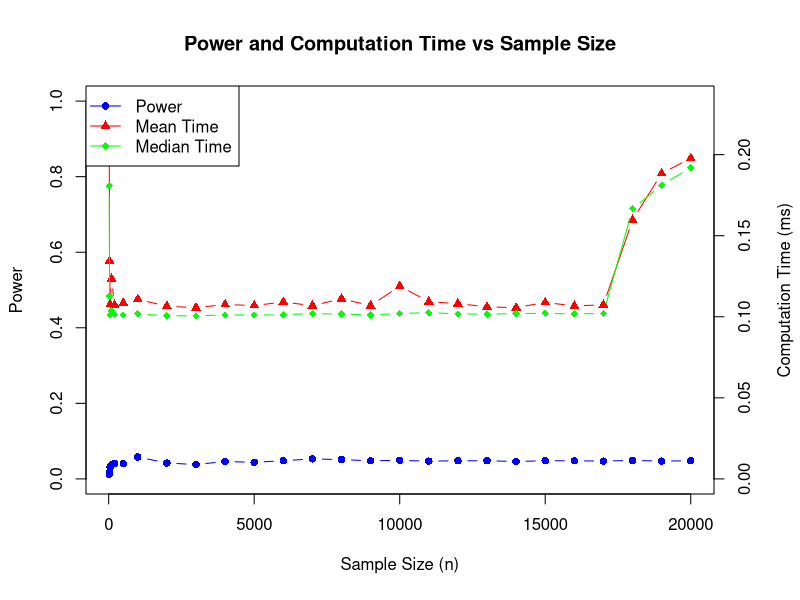
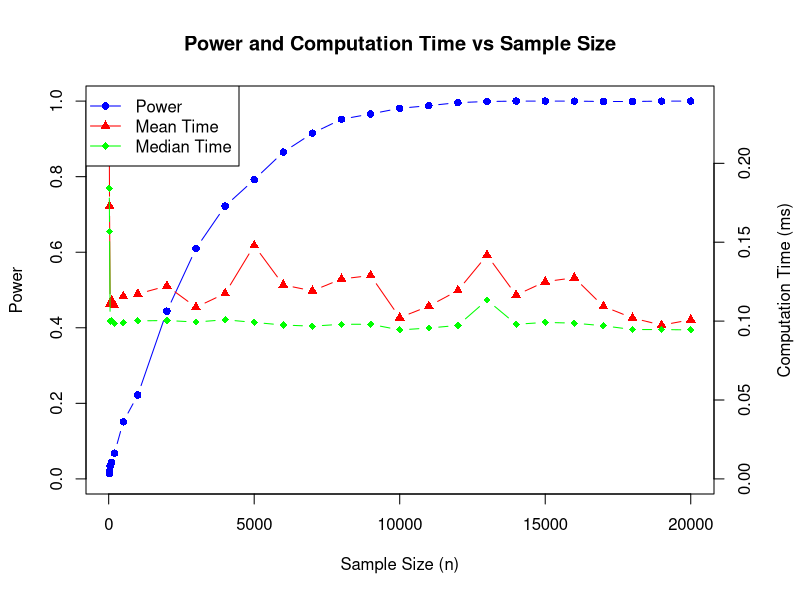

Reproduce these figures in R, in order.
Nonprivate_simulation <- function(joint_probs0, n_vec, alpha, sim) {
  # Initialize matrices to store results and timings
  results_matrix <- matrix(NA, nrow = length(n_vec), ncol = 2)
  time_matrix <- matrix(NA, nrow = sim, ncol = length(n_vec))
  colnames(results_matrix) <- c("Sample_Size", "Power")
  
  for (i in seq_along(n_vec)) {
    n <- n_vec[i]
    p_values <- numeric(sim)  # Store p-values for current sample size
    
    for (b in 1:sim) {
      set.seed(b * 10 + b)
      start_time <- Sys.time()
      
      # Generate data and perform test
      counts <- rmultinom(1, n, prob = joint_probs0)
      nonprivate_contingency_table <- matrix(counts, nrow = 2)
      test_result <- tryCatch({
        chisq.test(nonprivate_contingency_table)
      }, error = function(e) {
        message("Error in iteration ", b, " for n=", n, ": ", e$message)
        return(list(p.value = NA))
      })
      
      # Store results and timing
      p_values[b] <- test_result$p.value
      time_matrix[b, i] <- as.numeric(Sys.time() - start_time) * 1000  # ms
    }
    
    # Calculate power for current sample size
    NonPrivate_power <- mean(p_values <= alpha, na.rm = TRUE)
    results_matrix[i, ] <- c(n, NonPrivate_power)
  }
  
  # Calculate timing statistics (handle NAs)
  mean_times <- apply(time_matrix, 2, mean, na.rm = TRUE)
  median_times <- apply(time_matrix, 2, median, na.rm = TRUE)
  
  # Replace any remaining NA/NaN with 0 for plotting
  mean_times[is.na(mean_times)] <- 0
  median_times[is.na(median_times)] <- 0
  
  # Create results dataframe
  results_df <- data.frame(
    Sample_Size = n_vec,
    Power = results_matrix[, "Power"],
    Mean_Time_ms = mean_times,
    Median_Time_ms = median_times
  )
  
  # Create the combined plot
  create_plot <- function() {
    par(mar = c(5, 4, 4, 4) + 0.3)  # Extra space on right
    
    # Power plot (left axis)
    plot(n_vec, results_df$Power, type = "b", pch = 16, col = "blue",
         xlab = "Sample Size (n)", ylab = "Power",
         main = "Power and Computation Time vs Sample Size",
         ylim = c(0, 1))
    
    # Mean time (right axis)
    par(new = TRUE)
    plot(n_vec, mean_times, type = "b", pch = 17, col = "red",
         axes = FALSE, xlab = "", ylab = "",
         ylim = c(0, max(c(mean_times, median_times), na.rm = TRUE) * 1.1))
    
    # Median time (right axis)
    par(new = TRUE)
    plot(n_vec, median_times, type = "b", pch = 18, col = "green",
         axes = FALSE, xlab = "", ylab = "",
         ylim = c(0, max(c(mean_times, median_times), na.rm = TRUE) * 1.1))
    
    axis(side = 4)
    mtext("Computation Time (ms)", side = 4, line = 3)
    legend("topleft", legend = c("Power", "Mean Time", "Median Time"),
           col = c("blue", "red", "green"), pch = c(16, 17, 18), lty = 1)
  }
  
  # Only plot if we have valid data
  if (all(is.finite(results_df$Power)) && any(is.finite(c(mean_times, median_times)))) {
    create_plot()
  } else {
    warning("Insufficient valid data for plotting")
  }
  
  return(list(
    results = results_df,
    time_matrix = time_matrix
  ))
}

# Level
delta = 0.01
joint_probs0 <-c(0.25, 0.25,0.25, 0.25) #+ delta*c(1,-1,-1,1) 
n_vec <- c(20,30,50, 100, 200, 500, seq(1000, 20000, by = 1000))
sim <- 10^3 # Reduced for demonstration
alpha <- 0.05

level_time_chisquare_over_n_NP <- Nonprivate_simulation(joint_probs0, n_vec, alpha, sim)

save(level_time_chisquare_over_n_NP, file = "level_time_chisquare_over_n_NP.Rda")

print(level_time_chisquare_over_n_NP$results)


# power
joint_probs0 <-c(0.25, 0.25,0.25, 0.25) + delta*c(1,-1,-1,1) 

power_time_chisquare_over_n_NP <- Nonprivate_simulation(joint_probs0, n_vec, alpha, sim)

save(power_time_chisquare_over_n_NP, file = "power_time_chisquare_over_n_NP.Rda")

print(power_time_chisquare_over_n_NP$results)
